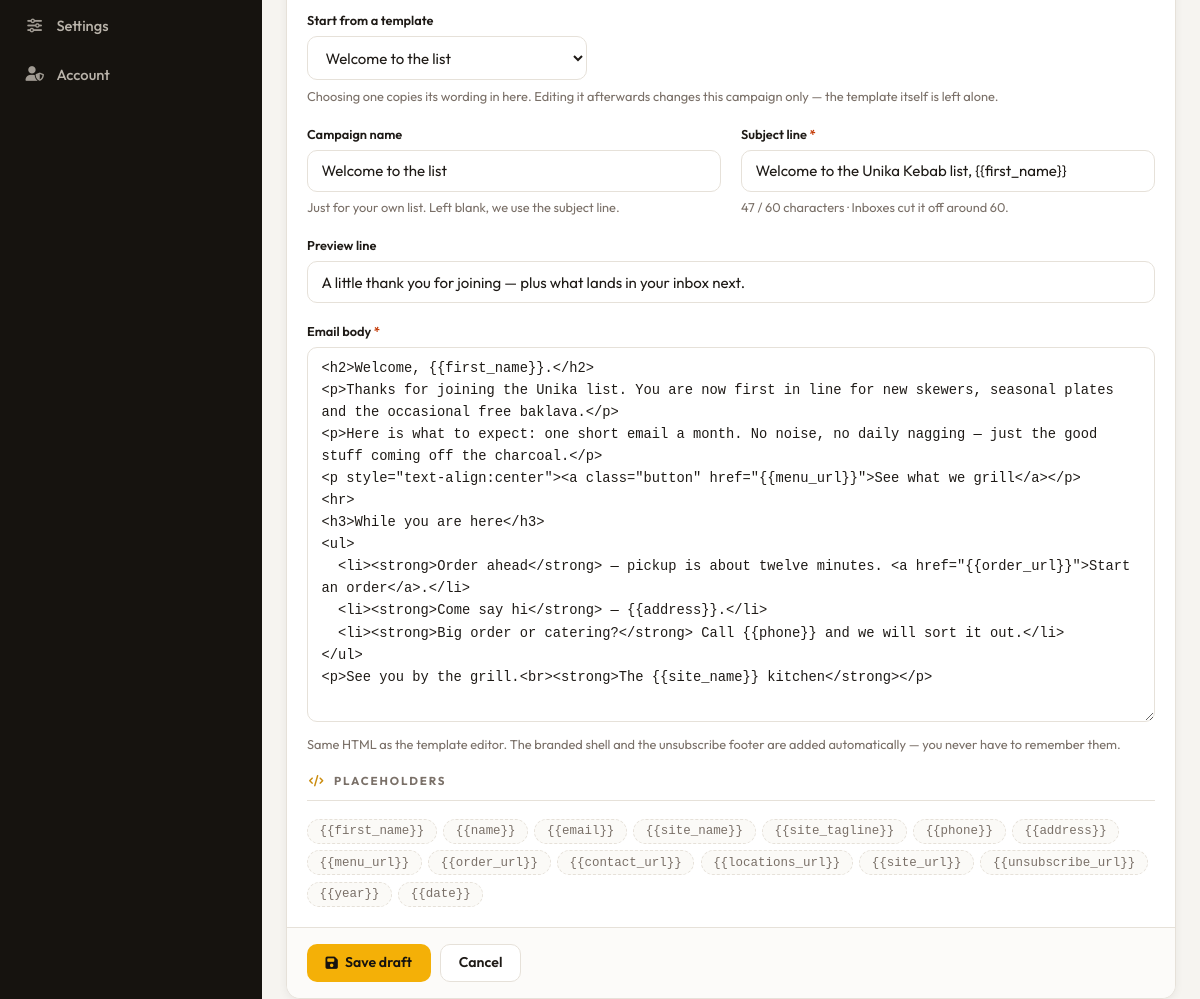
Before: /admin/campaigns?from=1 (signed in, middle part) with the older database file.
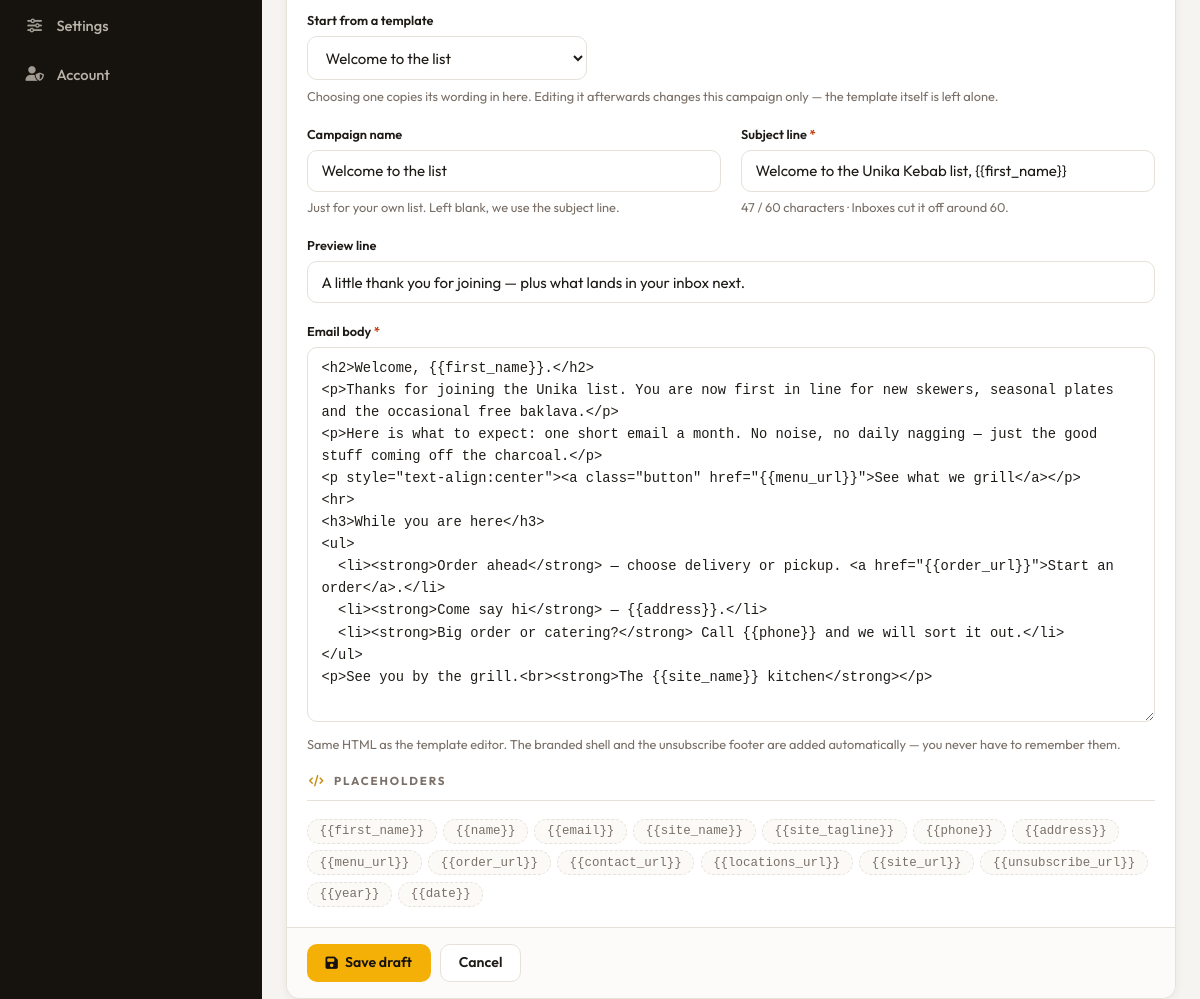
After: the same page with the newer database file.
### tables this page shows
CREATE TABLE IF NOT EXISTS email_templates (
  id          INT AUTO_INCREMENT PRIMARY KEY,
  name        VARCHAR(120)  NOT NULL,
  subject     VARCHAR(200)  NOT NULL,
  preheader   VARCHAR(200)  NULL,
  body_html   MEDIUMTEXT    NOT NULL,
  kind        VARCHAR(20)   NOT NULL DEFAULT 'campaign',
  is_locked   TINYINT(1)    NOT NULL DEFAULT 0,
  created_at  TIMESTAMP     NOT NULL DEFAULT CURRENT_TIMESTAMP,
  updated_at  TIMESTAMP     NOT NULL DEFAULT CURRENT_TIMESTAMP ON UPDATE CURRENT_TIMESTAMP,
  KEY idx_templates_kind (kind)
);

### includes/db.php (called while the page is built, shortened)
<?php
function db(): PDO
{
    static $pdo = null;
    if ($pdo === null) {
        $dsn = 'mysql:host=' . DB_HOST . ';dbname=' . DB_NAME . ';charset=' . DB_CHARSET;
        try {
            $pdo = new PDO($dsn, DB_USER, DB_PASS, [
                PDO::ATTR_ERRMODE            => PDO::ERRMODE_EXCEPTION,
                PDO::ATTR_DEFAULT_FETCH_MODE => PDO::FETCH_ASSOC,
                PDO::ATTR_EMULATE_PREPARES   => false,
            ]);
        } catch (PDOException $e) {
            if (DEBUG_MODE) {
                die('<h2 style="font:16px system-ui;padding:2rem">Database connection failed</h2>'
                  . '<pre style="font:13px ui-monospace;padding:0 2rem;color:#b00">'
                  . htmlspecialchars($e->getMessage())
                  . "\n\nRun:  mysql -u root &lt; sql/schema.sql</pre>");
            }
            die('Service temporarily unavailable.');
        }
    }
    return $pdo;
}
function db_all(string $sql, array $params = []): array
{
    $stmt = db()->prepare($sql);
    $stmt->execute($params);
    return $stmt->fetchAll();
}
function db_one(string $sql, array $params = []): ?array
{
    $stmt = db()->prepare($sql);
    $stmt->execute($params);
    $row = $stmt->fetch();
    return $row === false ? null : $row;
}

### includes/mailer.php (called while the page is built, shortened)
<?php
function email_templates(): array
{
    return db_all(
        "SELECT * FROM email_templates
          ORDER BY (kind = 'welcome') DESC, name"
    );
}
function email_template(int $id): ?array
{
    return $id > 0 ? db_one('SELECT * FROM email_templates WHERE id = ?', [$id]) : null;
}
function email_placeholder_help(): array
{
    return [
        'first_name'      => 'First name only, or “there” when we do not know it',
        'name'            => 'The name they signed up with',
        'email'           => 'Their email address',
        'site_name'       => 'Your restaurant name',
        'site_tagline'    => 'The tagline under the name',
        'phone'           => 'Store phone number',
        'address'         => 'Full store address on one line',
        'menu_url'        => 'Link to the menu page',
        'order_url'       => 'Link to the order online page',
        'contact_url'     => 'Link to the contact page',
        'locations_url'   => 'Link to the locations page',
        'site_url'        => 'Link to the home page',
        'unsubscribe_url' => 'Their personal unsubscribe link',
        'year'            => 'The current year',
        'date'            => 'Today’s date',
    ];
}

### includes/functions.php (called while the page is built, shortened)
<?php
function e($value): string
{
    return htmlspecialchars((string)$value, ENT_QUOTES | ENT_SUBSTITUTE, 'UTF-8');
}
function clean_path(string $path): string
{
    $cut    = strcspn($path, '?#');
    $suffix = substr($path, $cut);
    $path   = substr($path, 0, $cut);
    if (substr_compare($path, '.php', -4, 4, true) === 0) {
        $path = substr($path, 0, -4);
        $path = preg_replace('#(^|/)index$#i', '$1', $path);
    }
    return $path . $suffix;
}
function url(string $path = ''): string
{
    return BASE_URL . '/' . ltrim(clean_path($path), '/');
}
function admin_url(string $path = ''): string
{
    return url('admin/' . ltrim($path, '/'));
}
function old(string $key, $default = '')
{
    return $GLOBALS['__old'][$key] ?? $default;
}

### admin/campaigns.php (the view, shortened to what the changed rows need)
<?php
function campaign_row(int $id): ?array
{
    return $id > 0 ? db_one('SELECT * FROM email_campaigns WHERE id = ?', [$id]) : null;
}
$openId   = (int)($_GET['id'] ?? 0);
$campaign = campaign_row($openId);
$fromTemplate = email_template((int)($_GET['from'] ?? 0));
$isNew        = isset($_GET['new']) || ($fromTemplate !== null && !$campaign);
$templates = email_templates();
$editable = $campaign === null || $campaign['status'] === 'draft';
$useOld   = (int)old('id', -1) === (int)($campaign['id'] ?? 0);
$source = $useOld ? null : ($campaign ?? $fromTemplate);
$val = function (string $key, $fallback = '') use ($useOld, $source) {
    if ($useOld) {
        return old($key, $fallback);
    }
    return $source[$key] ?? $fallback;
};
$formTemplateId = $useOld
    ? (int)old('template_id', 0)
    : (int)($campaign['template_id'] ?? $fromTemplate['id'] ?? 0);
$formName = (string)$val('name', $fromTemplate ? (string)$fromTemplate['name'] . ' — ' . date('j M Y') : '');
$showComposer = $isNew || ($campaign !== null && $editable);
require __DIR__ . '/includes/header.php';
?>
<?php if ($showComposer): ?>
<div class="a-card" id="camp-form">
  <form method="post" data-guard id="campForm">
    <div class="a-card__body">
      <?php if ($templates): ?>
        <div class="a-field">
          <label class="a-field__label" for="campTemplate">Start from a template</label>
          <select class="a-select a-w-md" id="campTemplate" name="template_id" data-template-picker>
            <?php foreach ($templates as $tpl): ?>
              <option value="<?= (int)$tpl['id'] ?>"
                      <?= $formTemplateId === (int)$tpl['id'] ? 'selected' : '' ?>
                      data-subject="<?= e($tpl['subject']) ?>"
                      data-preheader="<?= e((string)$tpl['preheader']) ?>"
                      data-body="<?= e($tpl['body_html']) ?>">
                <?= e($tpl['name']) ?>
              </option>
            <?php endforeach; ?>
          </select>
          <p class="a-field__hint">
            Choosing one copies its wording in here. Editing it afterwards changes this campaign only —
            the template itself is left alone.
          </p>
        </div>
      <?php endif; ?>
      <div class="a-grid-2">
        <div class="a-field">
          <label class="a-field__label" for="campName">Campaign name</label>
          <input class="a-input" type="text" id="campName" name="name" maxlength="150"
                 value="<?= e($formName) ?>" placeholder="August specials">
          <p class="a-field__hint">Just for your own list. Left blank, we use the subject line.</p>
        </div>
        <div class="a-field">
          <label class="a-field__label" for="campSubject">Subject line <span class="req">*</span></label>
          <input class="a-input" type="text" id="campSubject" name="subject" maxlength="200" required
                 value="<?= e($val('subject')) ?>" placeholder="This month off the coals at {{site_name}}"
                 data-counter="#campSubjectCount" data-counter-ideal="60" data-tpl-field>
          <p class="a-field__hint"><span id="campSubjectCount"></span> · Inboxes cut it off around 60.</p>
        </div>
      </div>
      <div class="a-field">
        <label class="a-field__label" for="campPreheader">Preview line</label>
        <input class="a-input" type="text" id="campPreheader" name="preheader" maxlength="200"
               value="<?= e($val('preheader')) ?>"
               placeholder="New skewers, a seasonal plate and something sweet." data-tpl-field>
      </div>
      <div class="a-field">
        <label class="a-field__label" for="campBody">Email body <span class="req">*</span></label>
        <textarea class="a-textarea a-textarea--tall a-code" id="campBody" name="body_html" rows="16" required
                  spellcheck="false" data-tpl-field><?= e($val('body_html')) ?></textarea>
        <p class="a-field__hint">
          Same HTML as the template editor. The branded shell and the unsubscribe footer are added
          automatically — you never have to remember them.
        </p>
      </div>
      <fieldset class="a-fieldset">
        <legend class="a-fieldset__legend"><i class="fa-solid fa-code"></i> Placeholders</legend>
        <div class="a-tokens">
          <?php foreach (email_placeholder_help() as $token => $help): ?>
            <button class="a-token" type="button" data-token="{{<?= e($token) ?>}}" title="<?= e($help) ?>">
              {{<?= e($token) ?>}}
            </button>
          <?php endforeach; ?>
        </div>
      </fieldset>
    </div>
    <div class="a-card__foot">
      <button class="a-btn" type="submit"><i class="fa-solid fa-floppy-disk"></i> Save draft</button>
      <a class="a-btn a-btn--ghost" href="<?= e(admin_url('campaigns.php')) ?>">Cancel</a>
    </div>
  </form>
</div>
<?php endif;  ?>
<?php require __DIR__ . '/includes/footer.php'; ?>

Changed rows visible on the page:
changed email_templates "Welcome to the list": body_html "…<ul> <li><strong>Order ahead</strong> — pickup is about twelve minutes. <a href=\"{{order_url}}\">Start an order</a>.</li>…" → "…<ul> <li><strong>Order ahead</strong> — choose delivery or pickup. <a href=\"{{order_url}}\">Start an order</a>.</li>…"
